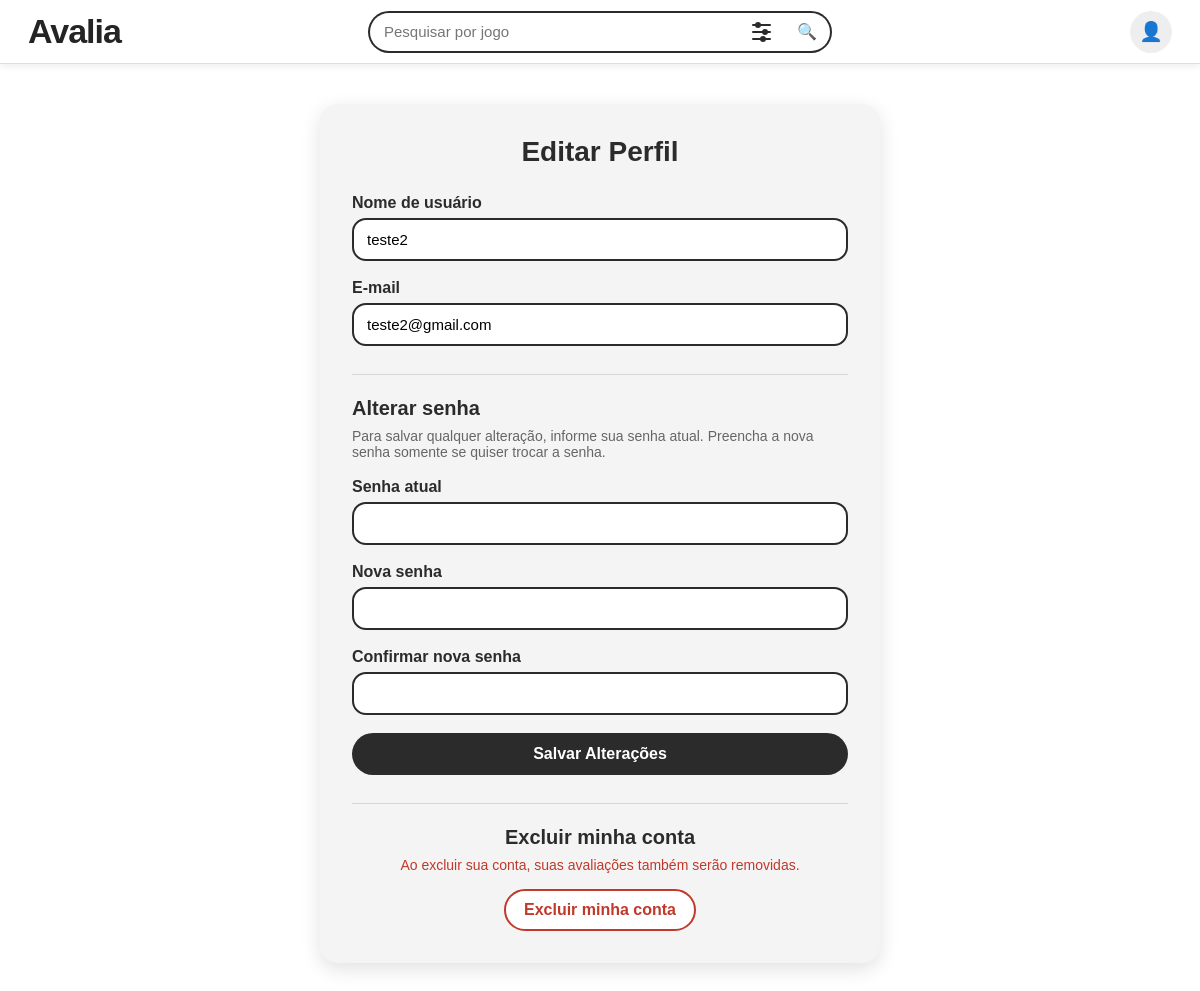
The page /perfil.php (signed in) on the database as committed earlier.
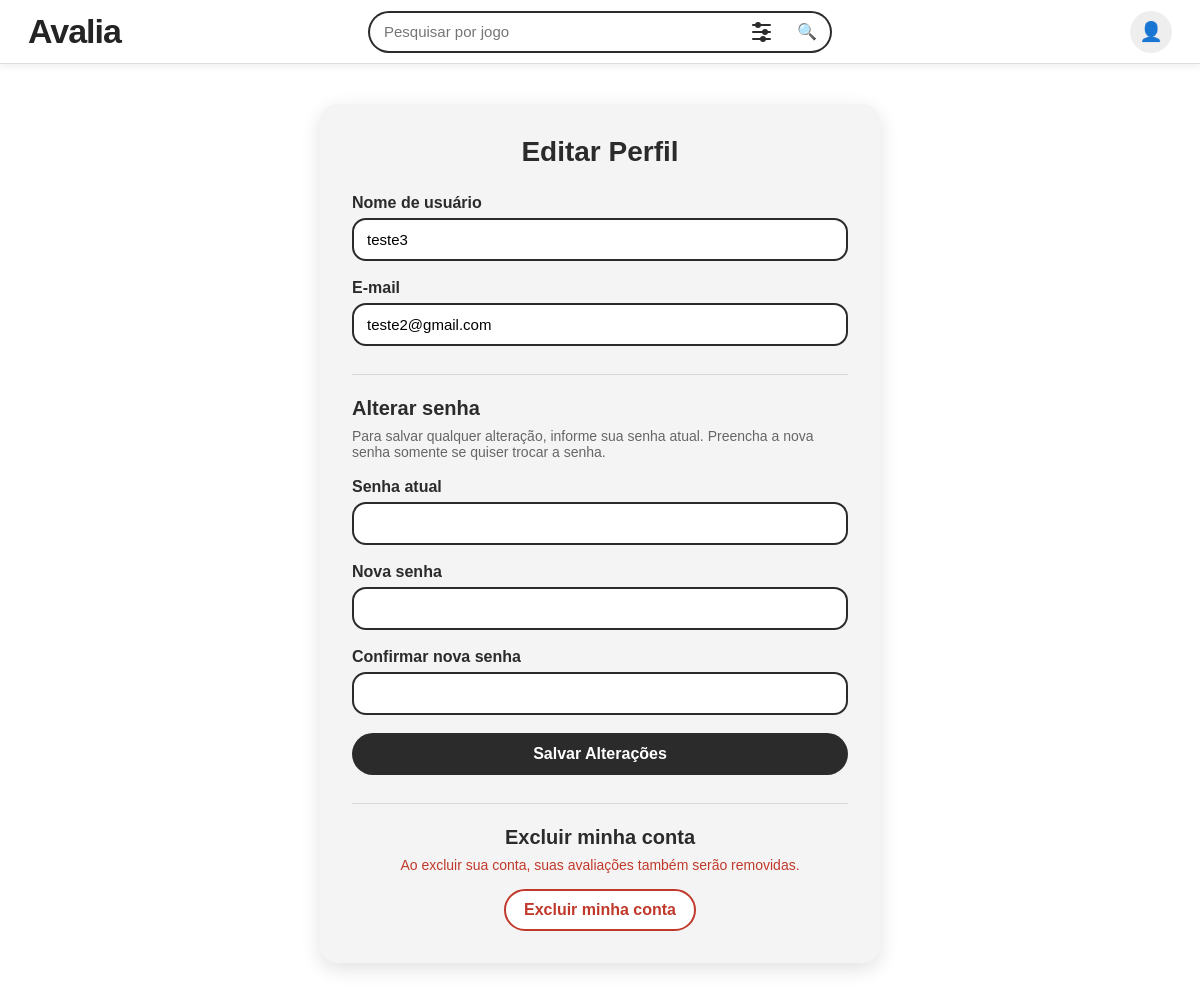
The same page on the database as committed later.
### tables this page shows
CREATE TABLE `usuarios` (
  `id_usuario` int(11) NOT NULL,
  `nome` varchar(100) NOT NULL,
  `email` varchar(150) NOT NULL,
  `senha` varchar(255) NOT NULL,
  `tipo` enum('usuario','admin') NOT NULL DEFAULT 'usuario',
  `data_cadastro` datetime NOT NULL DEFAULT current_timestamp()
);

### perfil.php (the view, shortened to what this page needs)
<?php
require_once "config/conexao.php";
$id_usuario = $_SESSION["id_usuario"];
$sql = "SELECT id_usuario, nome, email, tipo FROM usuarios WHERE id_usuario = ?";
$stmt = $conn->prepare($sql);
$stmt->bind_param("i", $id_usuario);
$stmt->execute();
$resultado = $stmt->get_result();
$usuario = $resultado->fetch_assoc();
?>
<!DOCTYPE html>
<html lang="pt-br">
<head>
    <link rel="stylesheet" href="assets/css/style.css?v=<?php echo filemtime(__DIR__ . '/assets/css/style.css'); ?>">
</head>
<body>
<header class="topo">
    <div class="logo">
        <a href="index.php">Avalia</a>
    </div>
    <div class="area-pesquisa">
        <?php
        $caminho_base = "";
        require "includes/barra_pesquisa.php";
        ?>
    </div>
    <nav class="menu">
        <?php if (isset($_SESSION["id_usuario"])): ?>
            <details class="dropdown-usuario">
                <summary class="icone-perfil" title="Menu do usuário">
                    👤
                </summary>
            </details>
        <?php endif; ?>
    </nav>
</header>
<main class="pagina-formulario">
    <section class="caixa-perfil">
        <h1>Editar Perfil</h1>
        <form method="POST" action="perfil.php">
            <div class="grupo-form">
                <label>Nome de usuário</label>
                <input
                    type="text"
                    name="nome"
                    value="<?php echo htmlspecialchars($usuario["nome"]); ?>"
                    required
                >
            </div>
            <div class="grupo-form">
                <label>E-mail</label>
                <input
                    type="email"
                    name="email"
                    value="<?php echo htmlspecialchars($usuario["email"]); ?>"
                    required
                >
            </div>
            <section class="secao-senha">
                <h2>Alterar senha</h2>
                <p class="texto-ajuda">
                    Para salvar qualquer alteração, informe sua senha atual.
                    Preencha a nova senha somente se quiser trocar a senha.
                </p>
                <div class="grupo-form">
                    <label>Senha atual</label>
                    <input type="password" name="senha_atual" required>
                </div>
                <div class="grupo-form">
                    <label>Nova senha</label>
                    <input type="password" name="nova_senha">
                </div>
                <div class="grupo-form">
                    <label>Confirmar nova senha</label>
                    <input type="password" name="confirmar_senha">
                </div>
            </section>
            <button class="botao-principal" type="submit">
                Salvar Alterações
            </button>
        </form>
        <section class="area-excluir-conta">
            <h2>Excluir minha conta</h2>
            <p class="texto-perigo">
                Ao excluir sua conta, suas avaliações também serão removidas.
            </p>
            <a class="botao-perigo" href="excluir_conta.php">
                Excluir minha conta
            </a>
        </section>
    </section>
</main>
</body>
</html>

### includes/barra_pesquisa.php (shortened to what this page needs)
<?php
$caminho_base = $caminho_base ?? "";
$busca_pesquisa = trim($_GET["busca"] ?? "");
$filtro_genero_pesquisa = trim($_GET["genero"] ?? "");
$filtro_nota_pesquisa = trim($_GET["nota"] ?? "");
$filtro_plataforma_pesquisa = trim($_GET["plataforma"] ?? "");
$filtros_avancados_ativos_pesquisa =
    !empty($filtro_genero_pesquisa) ||
    !empty($filtro_nota_pesquisa) ||
    !empty($filtro_plataforma_pesquisa);
?>
<form
    class="form-pesquisa form-pesquisa-filtros"
    method="GET"
    action="<?php echo $caminho_base; ?>index.php"
>
    <input
        type="text"
        name="busca"
        placeholder="Pesquisar por jogo"
        value="<?php echo htmlspecialchars($busca_pesquisa); ?>"
    >
    <details class="dropdown-filtros-pesquisa">
        <summary
            class="botao-icone-filtros <?php echo $filtros_avancados_ativos_pesquisa ? "filtros-ativos" : ""; ?>"
            title="Filtros"
            aria-label="Abrir filtros de pesquisa"
        >
            <span class="icone-filtro-css">
                <span></span>
                <span></span>
                <span></span>
            </span>
        </summary>
    </details>
    <button type="submit">🔍</button>
</form>

### assets/css/style.css (style rules this page uses)
* { margin: 0; padding: 0; box-sizing: border-box; }
body { font-family: Arial, Helvetica, sans-serif; background-color: #ffffff; color: #2b2b2b; }
a { text-decoration: none; color: inherit; }
.topo { width: 100%; height: 64px; background-color: #ffffff; border-bottom: 1px solid #dedede; box-shadow: 0 2px 8px rgba(0, 0, 0, 0.08); display: flex; align-items: center; justify-content: space-between; padding: 0 28px; position: sticky; top: 0; z-index: 10; }
.logo { min-width: 150px; }
.logo a { color: #242424; font-size: 34px; font-weight: 800; letter-spacing: -1px; }
.area-pesquisa { flex: 1; display: flex; justify-content: center; }
.form-pesquisa { width: 460px; max-width: 90%; display: flex; align-items: center; border: 2px solid #2b2b2b; border-radius: 999px; background-color: #fff; overflow: hidden; }
.form-pesquisa input { flex: 1; border: none; outline: none; padding: 9px 14px; font-size: 15px; }
.form-pesquisa button { border: none; background-color: transparent; padding: 8px 16px; font-size: 16px; cursor: pointer; }
.menu { min-width: 150px; display: flex; align-items: center; justify-content: flex-end; gap: 8px; }
.dropdown-usuario { position: relative; }
.dropdown-usuario summary { list-style: none; cursor: pointer; }
.icone-perfil { width: 42px; height: 42px; border: none; border-radius: 50%; display: flex; align-items: center; justify-content: center; font-size: 19px; background-color: #eeeeee; transition: 0.2s; }
.pagina-formulario { min-height: calc(100vh - 64px); display: flex; align-items: center; justify-content: center; padding: 40px 20px; }
.grupo-form { margin-bottom: 18px; }
.grupo-form label { display: block; font-weight: bold; margin-bottom: 6px; }
.grupo-form input { width: 100%; border: 2px solid #2b2b2b; border-radius: 14px; padding: 11px 13px; font-size: 15px; background-color: #ffffff; outline: none; }
.botao-principal { width: 100%; border: none; border-radius: 999px; padding: 12px 16px; background-color: #2b2b2b; color: #ffffff; font-size: 16px; font-weight: bold; cursor: pointer; transition: 0.2s; }
.caixa-perfil { width: 100%; max-width: 560px; background-color: #f4f4f4; border-radius: 18px; padding: 32px; box-shadow: 0 6px 20px rgba(0, 0, 0, 0.12); }
.caixa-perfil h1 { text-align: center; font-size: 28px; margin-bottom: 26px; }
.secao-senha { margin-top: 28px; padding-top: 22px; border-top: 1px solid #d7d7d7; }
.secao-senha h2 { font-size: 20px; margin-bottom: 8px; }
.texto-ajuda { font-size: 14px; color: #666666; margin-bottom: 18px; }
.area-excluir-conta { margin-top: 28px; padding-top: 22px; border-top: 1px solid #d7d7d7; text-align: center; }
.area-excluir-conta h2 { font-size: 20px; margin-bottom: 8px; }
.texto-perigo { color: #c0392b; font-size: 14px; margin-bottom: 16px; }
.botao-perigo { display: inline-block; border: 2px solid #c0392b; border-radius: 999px; padding: 10px 18px; color: #c0392b; background-color: #ffffff; font-weight: bold; transition: 0.2s; }
.dropdown-filtros-pesquisa summary { list-style: none; }
.botao-icone-filtros { width: 46px; height: 100%; min-height: 38px; display: flex; align-items: center; justify-content: center; cursor: pointer; user-select: none; position: relative; transition: 0.2s; }
.icone-filtro-css { width: 19px; height: 16px; display: flex; flex-direction: column; justify-content: space-between; }
.icone-filtro-css span { width: 100%; height: 2px; background-color: #2b2b2b; border-radius: 999px; position: relative; }
.icone-filtro-css span::after { content: ""; width: 6px; height: 6px; background-color: #2b2b2b; border-radius: 50%; position: absolute; top: 50%; transform: translateY(-50%); }
.icone-filtro-css span:nth-child(1)::after { left: 3px; }
.icone-filtro-css span:nth-child(2)::after { right: 3px; }
.icone-filtro-css span:nth-child(3)::after { left: 8px; }
.form-pesquisa-filtros > button[type="submit"] { width: 46px; padding: 0; display: flex; align-items: center; justify-content: center; }
.form-pesquisa-filtros input[type="text"] { min-width: 0; }
.form-pesquisa-filtros { overflow: visible; position: relative; border: none; border-radius: 999px; background-color: #ffffff; box-shadow: 0 0 0 2px #2b2b2b; }
.form-pesquisa-filtros input[type="text"] { background-color: transparent; border-radius: 999px 0 0 999px; }
.dropdown-filtros-pesquisa { position: relative; height: 100%; }
.form-pesquisa-filtros > button[type="submit"] { border-radius: 0 999px 999px 0; }

Rows that differ between the two databases and show on the page:
changed usuarios "teste2@gmail.com": nome "teste2" → "teste3"
